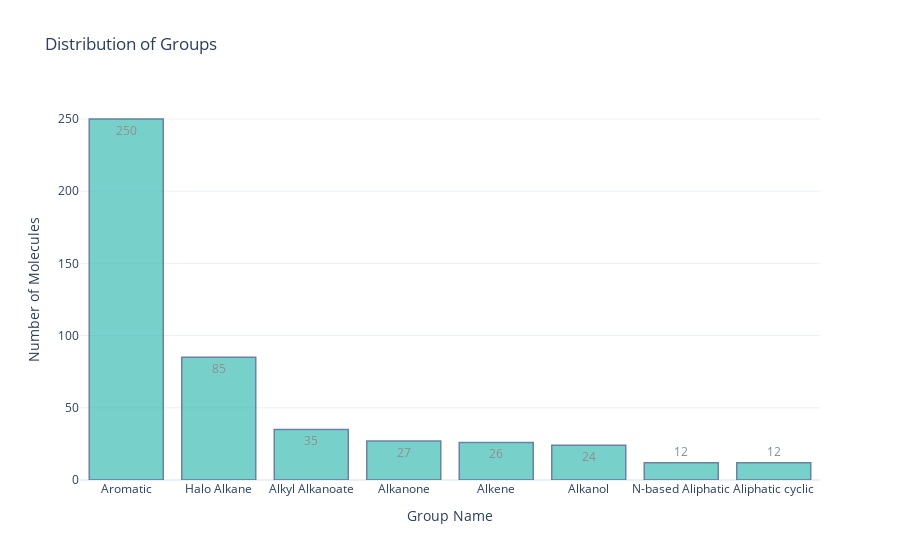

The code cell stored with this chart in its notebook:
### Markdown cell above
## 🔍 Focused EDA with Explanatory Visualizations

### Code cell
# Create a table for group distribution
group_distribution = df["group_name"].value_counts().reset_index()
group_distribution.columns = ["Group Name", "Count"]

table = Table(title="Group Distribution")
table.add_column("Group Name", justify="left", style="cyan", no_wrap=True)
table.add_column("Count", justify="right", style="green")

for index, row in group_distribution.iterrows():
    table.add_row(row["Group Name"], str(row["Count"]))

console.print(table)

# Visualize the distribution of groups using Plotly
fig = px.bar(
    group_distribution,
    x="Group Name",
    y="Count",
    title="Distribution of Groups",
    labels={"Group Name": "Group Name", "Count": "Number of Molecules"},
    text_auto=True,
)

fig.update_traces(
    marker_color="lightseagreen",
    marker_line_color="rgb(8,48,107)",
    marker_line_width=1.5,
    opacity=0.6,
)

fig.update_layout(
    xaxis_title="Group Name", yaxis_title="Number of Molecules", template="plotly_white"
)

fig.show()

### Figure 1 — Plotly figure (JSON) as saved in the notebook; plotly's stock layout.template omitted (floating-point values rounded to 4 significant figures)
{"data": [{"alignmentgroup": "True", "hovertemplate": "Group Name=%{x}<br>Number of Molecules=%{y}<extra></extra>", "legendgroup": "", "marker": {"color": "lightseagreen", "line": {"color": "rgb(8,48,107)", "width": 1.5}, "pattern": {"shape": ""}}, "name": "", "offsetgroup": "", "opacity": 0.6, "orientation": "v", "showlegend": false, "textposition": "auto", "texttemplate": "%{y}", "type": "bar", "x": ["Aromatic", "Halo Alkane", "Alkyl Alkanoate", "Alkanone", "Alkene", "Alkanol", "N-based Aliphatic", "Aliphatic cyclic"], "xaxis": "x", "y": [250, 85, 35, 27, 26, 24, 12, 12], "yaxis": "y"}], "layout": {"barmode": "relative", "legend": {"tracegroupgap": 0}, "title": {"text": "Distribution of Groups"}, "xaxis": {"anchor": "y", "domain": [0, 1], "title": {"text": "Group Name"}}, "yaxis": {"anchor": "x", "domain": [0, 1], "title": {"text": "Number of Molecules"}}}}
